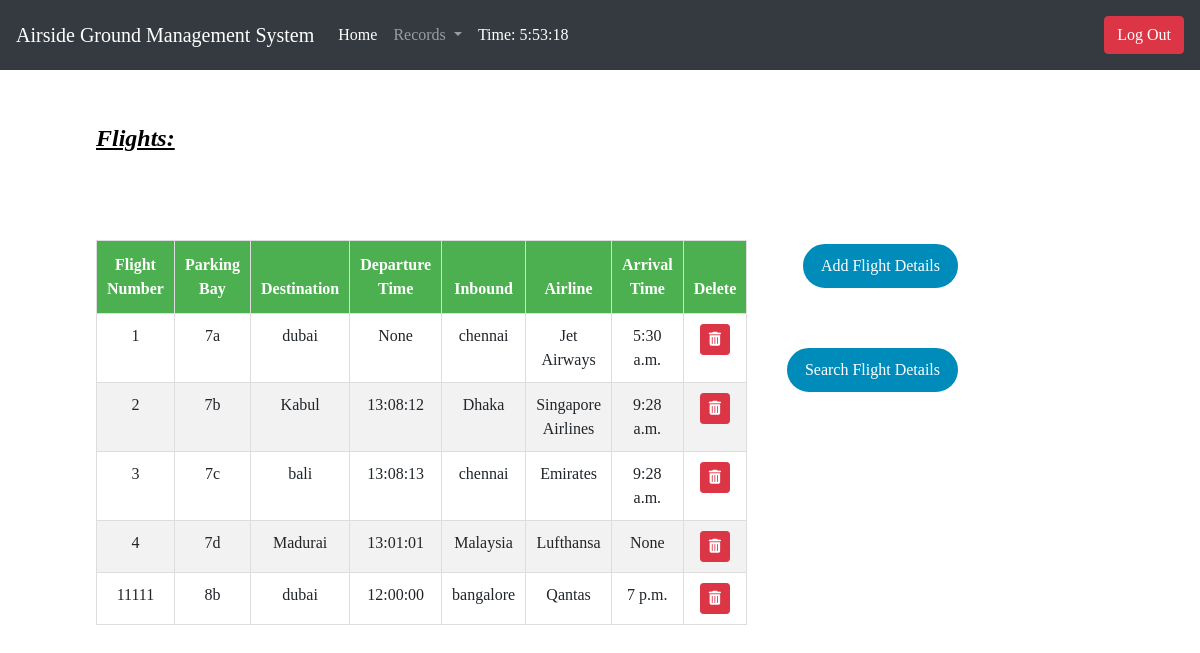
/flight/ (signed in), run on the app's committed database.
### postlog/models.py (models this page shows)
class Flight(models.Model):
	fl_no= models.OneToOneField(FlightNum,on_delete=models.CASCADE, primary_key=True, related_name='fl4')
	park_bay= models.ForeignKey(Parking, on_delete=models.CASCADE)
	dest= models.ForeignKey(Destination, on_delete=models.CASCADE)
	dep_time= models.ForeignKey(DepartureTime, on_delete=models.CASCADE)
	inbound= models.CharField(max_length=15,blank=True)
	airline= models.ForeignKey(Airline,max_length=15, on_delete=models.CASCADE)
	arr_time= models.TimeField(null=True, blank=True)

class FlightNum(models.Model):
	fl_no =models.CharField(max_length=5,primary_key=True)
	def __str__(self):
		return self.fl_no

class Parking(models.Model):
	fl_no= models.OneToOneField(FlightNum,on_delete=models.CASCADE,related_name='fl2')
	park_bay= models.CharField(max_length=3, unique=True)
	def __str__(self):
		return self.park_bay

class Destination(models.Model):
	fl_no= models.OneToOneField(FlightNum,on_delete=models.CASCADE,related_name='fl1')
	dest= models.CharField(max_length=15,blank=True)
	def __str__(self):
		return self.dest

class DepartureTime(models.Model):
	fl_no= models.OneToOneField(FlightNum,on_delete=models.CASCADE,related_name='fl3')
	dep_time= models.CharField(max_length=9)
	def __str__(self):
		return self.dep_time

class Airline(models.Model):
	airline = models.CharField(max_length=35)
	def __str__(self):
		return self.airline

### postlog/views.py (the view)
# urls.py: path('', views.FlightListPageView.as_view(), name='flight_list'),
class FlightListPageView(ListView):
	model = Flight
	context_object_name = 'brakes'
	template_name = 'postlog/flight_home.html'

### postlog/templates/postlog/flight_home.html (shortened to what this page needs)
{% extends 'base_template1.html' %}
{% load static from staticfiles %}
{% load crispy_forms_tags %}
{%block content%}
{% if brakes %}
<p id="fli"><u><b><i>Flights:</i></b></u></p>
<table class="table table-bordered" id="flight">
    <thead>
        <tr>
            <th class="text-center" scope="col">Flight Number</th>
            <th class="text-center" scope="col">Parking Bay</th>
            <th class="text-center" scope="col">Destination</th>
            <th class="text-center" scope="col">Departure Time</th>
            <th class="text-center" scope="col">Inbound</th>
            <th class="text-center" scope="col">Airline</th>
            <th class="text-center" scope="col">Arrival Time</th>
            <th class="text-center" scope="col">Delete</th>
        </tr>
    </thead>
    <tbody>
        {% for brake in brakes %}
        <tr>
            <td class="text-center">{{brake.fl_no}}</td>
            <td class="text-center">{{brake.park_bay}}</td>
            <td class="text-center">{{brake.dest}}</td>
            <td class="text-center">{{brake.dep_time}}</td>
            <td class="text-center">{{brake.inbound}}</td>
            <td class="text-center">{{brake.airline}}</td>
            <td class="text-center">{{brake.arr_time}}</td>
            <td class="text-center">
                <form action="{% url 'flight_delete' brake.pk %}" method='POST' style="display: inline;">
                    <button type="submit" class="delete-status btn btn-sm btn-danger">
                        <span class="fa fa-trash"></span>
                    </button>
                </form>
        </tr>
        {%endfor%}
    </tbody>
</table>
<a href='{% url "flight_add" %}'>
    <button type="button" class="butra button1ra">Add Flight Details</button>
</a>
<button type="button" class="butrb button2rb" data-toggle="modal" data-target="#Hello_Modal">Search Flight Details</button>
{% endif %}
{% endblock %}

### assets/styles.css (style rules this page uses)
body { background-repeat: no-repeat; background-size: auto; color: #000; }
body * { font-family: Ubuntu; }
a, a:hover, a:visited { color: #fff; text-decoration: none; }

### assets/styles_status.css (style rules this page uses)
#fli { position: absolute; top: 15%; left: 8%; font-size: 150%; }
#flight { font-family: "Trebuchet MS", Arial, Helvetica, sans-serif; border-collapse: collapse; width: 40%; position: absolute; top: 30%; left: 8%; }
#flight td, #flight th { border: 1px solid #ddd; padding: 10px; flex-wrap: nowrap; }
#flight tr:nth-child(even) { background-color: #f2f2f2; }
#flight th { padding-top: 12px; padding-bottom: 12px; text-align: left; background-color: #4CAF50; color: white; }
.butra { background-color: #4CAF50; border: none; color: white; padding: 8px 16px; text-align: center; text-decoration: none; display: inline-block; font-size: 16px; margin: 4px 2px; -webkit-transition-duration: 0.4s; transition-duration: 0.4s; cursor: pointer; position: absolute; top: 30%; right: 20%; border-radius: 30px; }
.butrb { background-color: #4CAF50; border: none; color: white; padding: 8px 16px; text-align: center; text-decoration: none; display: inline-block; font-size: 16px; margin: 4px 2px; -webkit-transition-duration: 0.4s; transition-duration: 0.4s; cursor: pointer; position: absolute; top: 43%; right: 20%; border-radius: 30px; }
.button1ra { background-color: #008CBA; color: white; border: 2px solid #008CBA; }
.button2rb { background-color: #008CBA; color: white; border: 2px solid #008CBA; }

### data on the page
Flight: fl_no "1", park_bay "7a", dest "dubai", dep_time "None", inbound "chennai", airline "Jet Airways", arr_time "5:30 a.m."
Flight: fl_no "2", park_bay "7b", dest "Kabul", dep_time "13:08:12", inbound "Dhaka", airline "Singapore Airlines", arr_time "9:28 a.m."
Flight: fl_no "3", park_bay "7c", dest "bali", dep_time "13:08:13", inbound "chennai", airline "Emirates", arr_time "9:28 a.m."
Flight: fl_no "4", park_bay "7d", dest "Madurai", dep_time "13:01:01", inbound "Malaysia", airline "Lufthansa", arr_time "None"
Flight: fl_no "11111", park_bay "8b", dest "dubai", dep_time "12:00:00", inbound "bangalore", airline "Qantas", arr_time "7 p.m."
